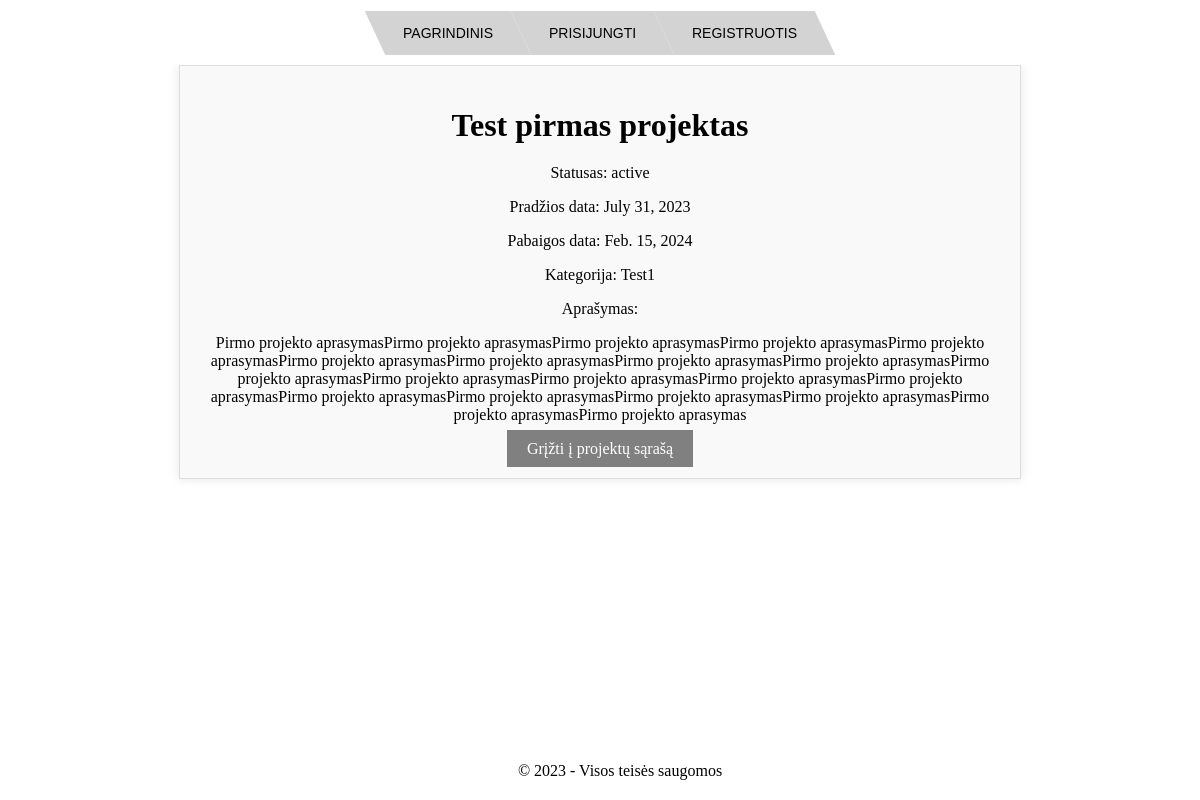
Screenshot of /projectsApp/project/1/ with the database file from the repository.
### projectsApp/models.py (models this page shows, shortened)
class Project(models.Model):
    STATUS_CHOICES = (
        ('active', 'Aktyvus'),
        ('suspended', 'Sustabdytas'),
        ('finished', 'Baigtas'),
    )
    name = models.CharField(max_length=255)
    description = models.TextField()
    start_date = models.DateField()
    end_date = models.DateField()
    status = models.CharField(max_length=10, choices=STATUS_CHOICES, default='active')
    category = models.ForeignKey(ProjectCategory, on_delete=models.CASCADE)

class ProjectCategory(models.Model):
    name = models.CharField(max_length=100)

### projectsApp/views.py (the view)
# urls.py: path('project/<int:pk>/', views.project_details, name='project_details'),
def project_details(request, pk):
    project = get_object_or_404(Project, pk=pk)
    return render(request, 'projectsApp/project_details.html', {'project': project})

### projectsApp/templates/projectsApp/project_details.html
{% extends 'base.html' %}
{% block content %}
<div class="project_details">
  <h1>{{ project.name }}</h1>
  <p>Statusas: {{ project.status }}</p>
  <p>Pradžios data: {{ project.start_date }}</p>
  <p>Pabaigos data: {{ project.end_date }}</p>
  <p>Kategorija: {{ project.category.name }}</p>
  <p>Aprašymas:</p>
  <p> {{ project.description }} </p>
  <a href="{% url 'projectsApp:projects' %}">Grįžti į projektų sąrašą</a>
</div>
{% endblock %}

### baseApp/static/css/base.css (style rules this page uses)
body { margin: 0; padding: 0; height: 100%; }
.main-content h1, .main-content p { text-align: center; }

### baseApp/static/css/base_content_style.css (style rules this page uses)
::placeholder { color: #888; }

### baseApp/static/css/projects.css (style rules this page uses)
.project_details { max-width: 800px; margin: 0 auto; padding: 20px; text-align: center; background-color: #f9f9f9; border: 1px solid #ddd; box-shadow: 0px 0px 10px rgba(0, 0, 0, 0.1); }
.project_details h1 { font-size: 2em; margin-bottom: 20px; }
.project_details a { padding: 10px 20px; background-color: gray; color: #ffffff; text-decoration: none; }

### rows the page displays
Project: name "Test pirmas projektas", status "active", start_date "July 31, 2023", end_date "Feb. 15, 2024", category.name "Test1", description "Pirmo projekto aprasymasPirmo projekto aprasymasPirmo projekto aprasymasPirmo projekto aprasymasPirmo projekto aprasymasPirmo projekto aprasymasPirmo projekto aprasymasPirmo projekto aprasymasPirmo projekto aprasymasPirmo projekto aprasymasPirmo projekto aprasymasPirmo projekto aprasymasPirmo projekto aprasymasPirmo projekto aprasymasPirmo projekto aprasymasPirmo projekto aprasymasPirmo projekto aprasymasPirmo projekto aprasymasPirmo projekto aprasymasPirmo projekto aprasymas"
